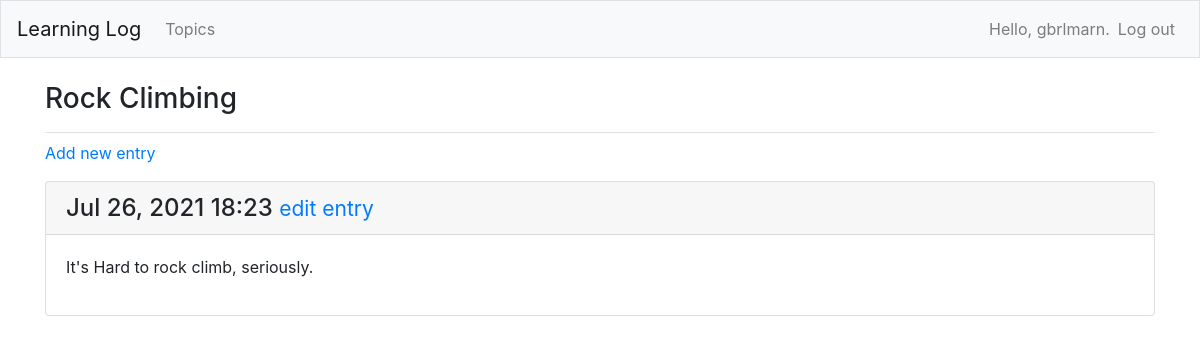
The page /topics/2/ (signed in) on the database as committed earlier.
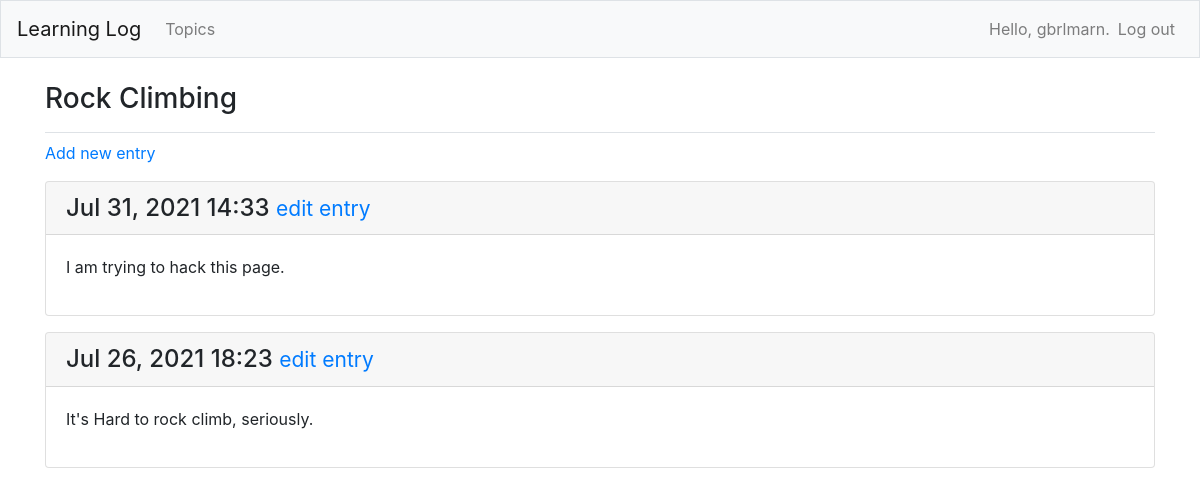
The same page on the database as committed later.
### learning_logs/models.py (models this page shows, shortened)
class Topic(models.Model):
   text = models.CharField(max_length=200)
   date_added = models.DateTimeField(auto_now_add=True)
   owner = models.ForeignKey(User, on_delete=models.CASCADE)
   def __str__(self):
      return self.text

class Entry(models.Model):
   topic = models.ForeignKey(Topic, on_delete=models.CASCADE)
   text = models.TextField()
   date_added = models.DateTimeField(auto_now_add=True)
   class Meta:
      verbose_name_plural = 'entries'

### learning_logs/views.py (the view)
# urls.py: path('topics/<int:topic_id>/', views.topic, name='topic'),
@login_required
def topic(request, topic_id):
    topic = Topic.objects.get(id=topic_id)
    check_topic_owner(request, topic.owner)
    entries = topic.entry_set.order_by('-date_added')
    context = {'topic' : topic, 'entries' : entries}
    return render(request, 'learning_logs/topic.html', context)

### learning_logs/views.py (called while the page is built)
def check_topic_owner(request, owner):
    if owner != request.user:
        raise Http404

### learning_logs/templates/learning_logs/topic.html (shortened to what this page needs)
{% extends 'learning_logs/base.html' %}
{% block page_header %}
    <h3>{{ topic }}</h3>
{% endblock page_header %}
{% block content %}
    <p>
        <a href="{% url 'learning_logs:new_entry' topic.id %}">Add new entry</a>
    </p>
        {% for entry in entries %}
            <div class="card mb-3">
                <h4 class="card-header">
                    {{ entry.date_added|date:'M d, Y H:i' }}
                    <small><a href="{% url 'learning_logs:edit_entry' entry.id %}">
                        edit entry
                    </a></small>
                </h4>
                <div class="card-body">
                    {{ entry.text|linebreaks }}
                </div>
            </div>
        {% empty %}
            <p>There are no entries for this topic yet.</p>
        {% endfor %}
{% endblock content %}

### learning_logs/templates/learning_logs/base.html (shortened to what this page needs)
{% load bootstrap4 %}
<!doctype html>
<html lang="en">
<head>
    {% bootstrap_css %}
</head>
<body>
    <nav class="navbar navbar-expand-md navbar-light bg-light mb-4 border">
        <a class="navbar-brand" href="{% url 'learning_logs:index'%}">
            Learning Log
        </a>
            <div class="collapse navbar-collapse" id="navbarCollapse">
                <ul class="navbar-nav mr-auto">
                    <li class="nav-item">
                        <a class="nav-link" href="{% url 'learning_logs:topics' %}">
                            Topics
                        </a>
                    </li>
                </ul>
                <ul class="navbar-nav ml-auto">
                    {% if user.is_authenticated %}
                        <li class="nav-item">
                            <span class="navbar-text">Hello, {{ user.username }}.</span>
                        </li>
                        <li class="nav-item">
                            <a class="nav-link" href="{% url 'users:logout' %}">Log out</a>
                        </li>
                    {% endif %}
                </ul>
            </div>
        </nav>
        <main role="main" class="container">
            <div class="pb-2 mb-2 border-bottom">
                {% block page_header %}{% endblock page_header %}
            </div>
            <div>
                {% block content %}{% endblock content %}
            </div>
        </main>
</body>
</html>

Rows that differ between the two databases and show on the page:
added Entry: date_added "Jul 31, 2021 14:33", text "I am trying to hack this page."
